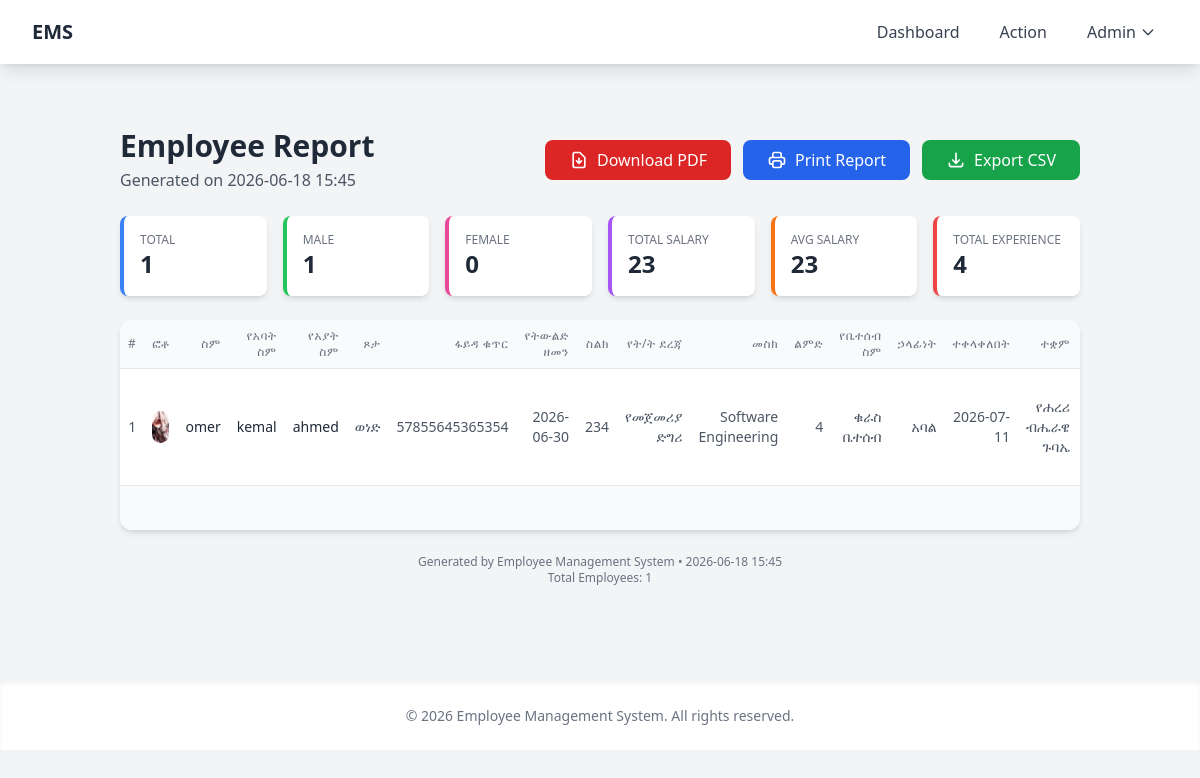
Page /report (signed in) on the committed database.
### models.py (models this page shows, shortened)
class Employee(Base):
    __tablename__ = "employees"
    id = Column(Integer, primary_key=True, index=True)
    fname = Column(String, index=True)
    mname = Column(String, index=True)
    lname = Column(String, index=True)
    gender = Column(String, index=True)
    fanID = Column(String, index=True)
    birthdate = Column(Date, index=True)
    phone_number = Column(Integer, index=True)
    edu_level = Column(String, index=True)
    profession = Column(String, index=True)
    work_experience = Column(Integer, index=True)
    group_name = Column(String, index=True)
    position_in_group = Column(String, index=True)
    join_year = Column(Date, index=True)
    work_place = Column(String, index=True)
    work_place_name = Column(String, index=True)
    salary = Column(Integer, index=True)
    werada = Column(String, index=True)
    kebele = Column(String, index=True)
    house_number = Column(Integer, index=True)
    photo_url = Column(String, index=True)

### app.py (the view)
@app.route("/report")
@login_required
def report():
    employees = db.query(Employee).all()
    return render_template('report.html', employees=employees)

### app.py (called while the page is built)
@app.context_processor
def inject_now():
    from datetime import datetime
    return {'now': datetime.now()}

@login_manager.user_loader
def user_loader(user_id):
    return db.query(User).get(int(user_id))

### templates/report.html (shortened to what this page needs)
{% extends "base.html" %}
{% block content %}
<div class="max-w-full mx-auto px-4 py-8">
    <div class="flex flex-wrap justify-between items-center mb-6">
        <div>
            <h1 class="text-3xl font-bold text-gray-800">Employee Report</h1>
            <p class="text-gray-600 mt-1">Generated on {{ now.strftime('%Y-%m-%d %H:%M') if now else 'N/A' }}</p>
        </div>
        <div class="flex flex-wrap gap-3">
            <a href="{{ url_for('report_download') }}"
               class="bg-red-600 hover:bg-red-700 text-white px-6 py-2 rounded-lg transition inline-flex items-center">
                <svg class="w-5 h-5 inline mr-2" fill="none" stroke="currentColor" viewBox="0 0 24 24">
                    <path stroke-linecap="round" stroke-linejoin="round" stroke-width="2" d="M12 10v6m0 0l-3-3m3 3l3-3m2 8H7a2 2 0 01-2-2V5a2 2 0 012-2h5.586a1 1 0 01.707.293l5.414 5.414a1 1 0 01.293.707V19a2 2 0 01-2 2z"/>
                </svg>
                Download PDF
            </a>
            <button onclick="window.print()"
                    class="bg-blue-600 hover:bg-blue-700 text-white px-6 py-2 rounded-lg transition inline-flex items-center">
                Print Report
            </button>
            <button onclick="exportCSV()"
                    class="bg-green-600 hover:bg-green-700 text-white px-6 py-2 rounded-lg transition inline-flex items-center">
                <svg class="w-5 h-5 inline mr-2" fill="none" stroke="currentColor" viewBox="0 0 24 24">
                    <path stroke-linecap="round" stroke-linejoin="round" stroke-width="2" d="M4 16v1a3 3 0 003 3h10a3 3 0 003-3v-1m-4-4l-4 4m0 0l-4-4m4 4V4"/>
                </svg>
                Export CSV
            </button>
        </div>
    </div>
    <div class="grid grid-cols-1 md:grid-cols-6 gap-4 mb-6">
        <div class="bg-white rounded-lg shadow-md p-4 border-l-4 border-blue-500">
            <p class="text-xs text-gray-500 uppercase">Total</p>
            <p class="text-2xl font-bold text-gray-800">{{ employees|length }}</p>
        </div>
        <div class="bg-white rounded-lg shadow-md p-4 border-l-4 border-green-500">
            <p class="text-xs text-gray-500 uppercase">Male</p>
            <p class="text-2xl font-bold text-gray-800">{{ employees|selectattr('gender', 'equalto', 'ወነድ')|list|length }}</p>
        </div>
        <div class="bg-white rounded-lg shadow-md p-4 border-l-4 border-pink-500">
            <p class="text-xs text-gray-500 uppercase">Female</p>
            <p class="text-2xl font-bold text-gray-800">{{ employees|selectattr('gender', 'equalto', 'ሴት')|list|length }}</p>
        </div>
        <div class="bg-white rounded-lg shadow-md p-4 border-l-4 border-purple-500">
            <p class="text-xs text-gray-500 uppercase">Total Salary</p>
            <p class="text-2xl font-bold text-gray-800">{{ "{:,.0f}".format(employees|sum(attribute='salary')) if employees else '0' }}</p>
        </div>
        <div class="bg-white rounded-lg shadow-md p-4 border-l-4 border-orange-500">
            <p class="text-xs text-gray-500 uppercase">Avg Salary</p>
            <p class="text-2xl font-bold text-gray-800">{{ "{:,.0f}".format((employees|sum(attribute='salary') / employees|length) if employees else 0) }}</p>
        </div>
        <div class="bg-white rounded-lg shadow-md p-4 border-l-4 border-red-500">
            <p class="text-xs text-gray-500 uppercase">Total Experience</p>
            <p class="text-2xl font-bold text-gray-800">{{ employees|sum(attribute='work_experience') if employees else 0 }}</p>
        </div>
    </div>
    <div class="bg-white rounded-xl shadow-md overflow-hidden">
        <div class="overflow-x-auto">
            <table class="min-w-full divide-y divide-gray-200 text-sm" id="employeeTable">
                <thead class="bg-gray-50">
                    <tr>
                        <th class="px-2 py-2 text-right text-xs font-medium text-gray-500 uppercase tracking-wider">#</th>
                        <th class="px-2 py-2 text-right text-xs font-medium text-gray-500 uppercase tracking-wider">ፎቶ</th>
                        <th class="px-2 py-2 text-right text-xs font-medium text-gray-500 uppercase tracking-wider">ስም</th>
                        <th class="px-2 py-2 text-right text-xs font-medium text-gray-500 uppercase tracking-wider">የአባት ስም</th>
                        <th class="px-2 py-2 text-right text-xs font-medium text-gray-500 uppercase tracking-wider">የአያት ስም</th>
                        <th class="px-2 py-2 text-right text-xs font-medium text-gray-500 uppercase tracking-wider">ጾታ</th>
                        <th class="px-2 py-2 text-right text-xs font-medium text-gray-500 uppercase tracking-wider">ፋይዳ ቁጥር</th>
                        <th class="px-2 py-2 text-right text-xs font-medium text-gray-500 uppercase tracking-wider">የትውልድ ዘመን</th>
                        <th class="px-2 py-2 text-right text-xs font-medium text-gray-500 uppercase tracking-wider">ስልክ</th>
                        <th class="px-2 py-2 text-right text-xs font-medium text-gray-500 uppercase tracking-wider">የት/ት ደረጃ</th>
                        <th class="px-2 py-2 text-right text-xs font-medium text-gray-500 uppercase tracking-wider">መስክ</th>
                        <th class="px-2 py-2 text-right text-xs font-medium text-gray-500 uppercase tracking-wider">ልምድ</th>
                        <th class="px-2 py-2 text-right text-xs font-medium text-gray-500 uppercase tracking-wider">የቤተሰብ ስም</th>
                        <th class="px-2 py-2 text-right text-xs font-medium text-gray-500 uppercase tracking-wider">ኃላፊነት</th>
                        <th class="px-2 py-2 text-right text-xs font-medium text-gray-500 uppercase tracking-wider">ተቀላቀለበት</th>
                        <th class="px-2 py-2 text-right text-xs font-medium text-gray-500 uppercase tracking-wider">ተቋም</th>
                        <th class="px-2 py-2 text-right text-xs font-medium text-gray-500 uppercase tracking-wider">ህብረት</th>
                    </tr>
                </thead>
                <tbody class="bg-white divide-y divide-gray-200">
                    {% if employees %}
                        {% for employee in employees %}
                        <tr class="hover:bg-gray-50 transition">
                            <td class="px-2 py-2 text-gray-600 text-right">{{ loop.index }}</td>
                            <td class="px-2 py-2 text-center">
                                {% if employee.photo_url %}
                                    <img src="{{ url_for('static', filename=employee.photo_url) }}"
                                         alt="{{ employee.fname }}"
                                         class="w-8 h-8 rounded-full object-cover inline">
                                {% else %}
                                    <span class="text-gray-400 text-xs">-</span>
                                {% endif %}
                            </td>
                            <td class="px-2 py-2 text-gray-800 text-right">{{ employee.fname or '-' }}</td>
                            <td class="px-2 py-2 text-gray-800 text-right">{{ employee.mname or '-' }}</td>
                            <td class="px-2 py-2 text-gray-800 text-right">{{ employee.lname or '-' }}</td>
                            <td class="px-2 py-2 text-gray-600 text-right">{{ employee.gender or '-' }}</td>
                            <td class="px-2 py-2 text-gray-600 text-right">{{ employee.fanID or '-' }}</td>
                            <td class="px-2 py-2 text-gray-600 text-right">{{ employee.birthdate.strftime('%Y-%m-%d') if employee.birthdate else '-' }}</td>
                            <td class="px-2 py-2 text-gray-600 text-right">{{ employee.phone_number or '-' }}</td>
                            <td class="px-2 py-2 text-gray-600 text-right">{{ employee.edu_level or '-' }}</td>
                            <td class="px-2 py-2 text-gray-600 text-right">{{ employee.profession or '-' }}</td>
                            <td class="px-2 py-2 text-gray-600 text-right">{{ employee.work_experience or '-' }}</td>
                            <td class="px-2 py-2 text-gray-600 text-right">{{ employee.group_name or '-' }}</td>
                            <td class="px-2 py-2 text-gray-600 text-right">{{ employee.position_in_group or '-' }}</td>
                            <td class="px-2 py-2 text-gray-600 text-right">{{ employee.join_year.strftime('%Y-%m-%d') if employee.join_year else '-' }}</td>
                            <td class="px-2 py-2 text-gray-600 text-right">{{ employee.work_place or '-' }}</td>
                            <td class="px-2 py-2 text-gray-600 text-right">{{ employee.work_place_name or '-' }}</td>
                        </tr>
                        {% endfor %}
                    {% else %}
                        <tr>
                            <td colspan="21" class="px-4 py-8 text-center text-gray-500 italic">
                                No employees found in the system.
                            </td>
                        </tr>
                    {% endif %}
                </tbody>
                <tfoot class="bg-gray-50 font-semibold">
                    <tr>
                        <td colspan="17" class="px-2 py-3 text-sm text-gray-700 text-right">Total:</td>
                    </tr>
                </tfoot>
            </table>
        </div>
    </div>
    <div class="mt-6 text-xs text-gray-500 text-center">
        <p>Generated by Employee Management System &bull; {{ now.strftime('%Y-%m-%d %H:%M') if now else 'N/A' }}</p>
        <p>Total Employees: {{ employees|length }}</p>
    </div>
</div>
{% endblock %}

### rows in the picture
Employee: photo_url (picture), fname "omer", mname "kemal", lname "ahmed", gender "ወነድ", fanID "57855645365354", birthdate "2026-06-30", phone_number "234", edu_level "የመጀመሪያ ድግሪ", profession "Software Engineering", work_experience "4", group_name "ቁራስ ቤተሰብ", position_in_group "አባል", join_year "2026-07-11", work_place "የሐረሪ ብሔራዌ ጉባኤ"

### other values in the picture
{{ employees|length }} "1"
{{ employees|selectattr('gender', 'equalto', 'ወነድ')|list|length }} "1"
{{ employees|selectattr('gender', 'equalto', 'ሴት')|list|length }} "0"
{{ employees|sum(attribute='work_experience') if employees else 0 }} "4"
